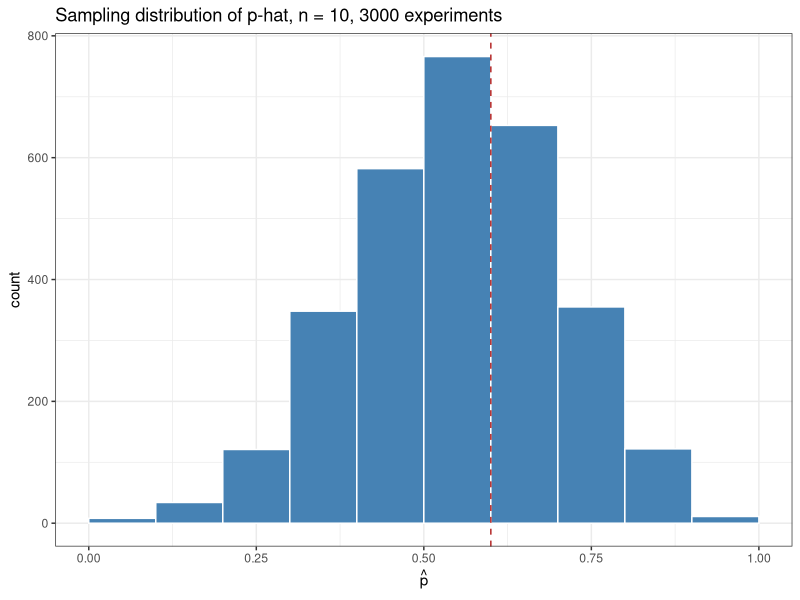
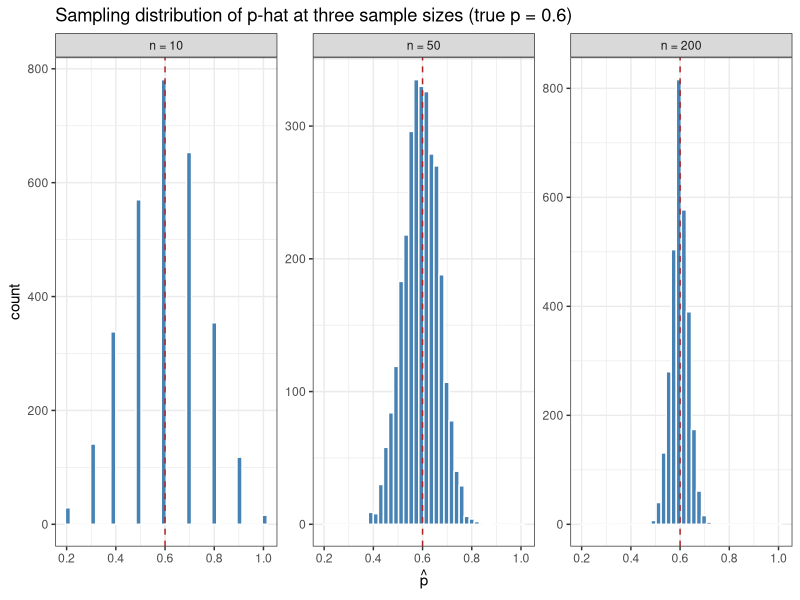
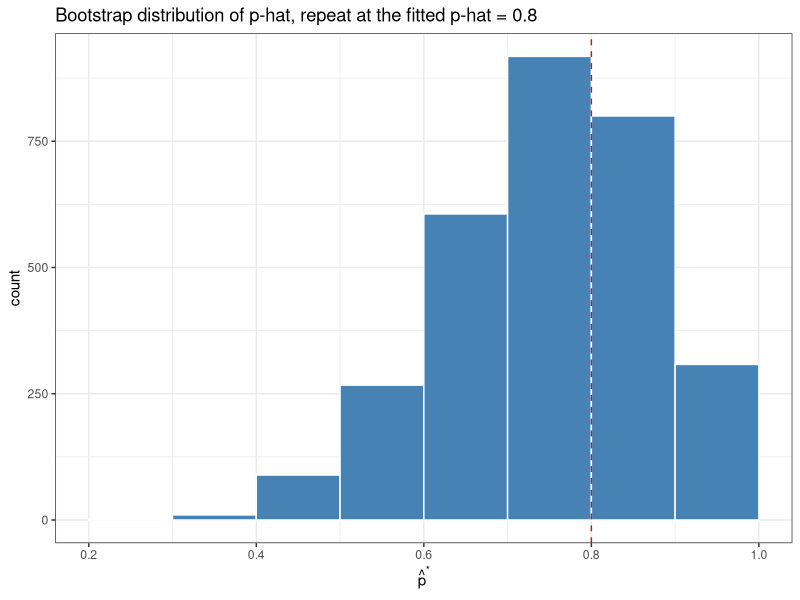
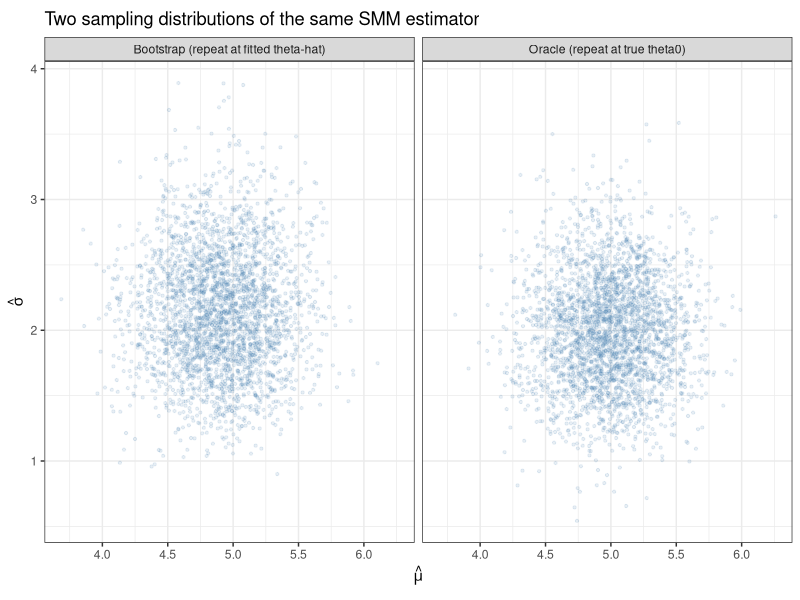
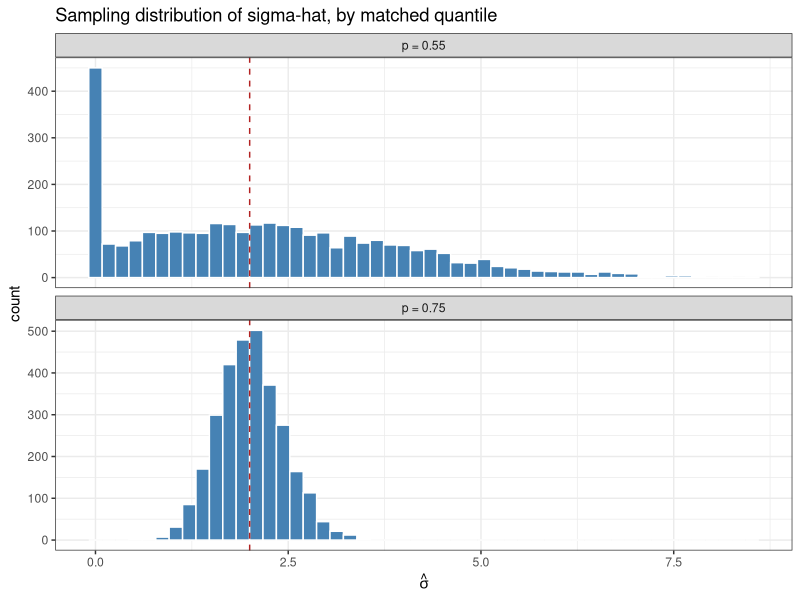

Recreate these plots in R, in order.
## ---- chunk 1
knitr::opts_chunk$set(echo = TRUE)
library(ggplot2)
theme_set(theme_bw())
## ---- chunk 2
p_true <- 0.6
n1 <- 10
B <- 3000

set.seed(101)
phat_n10 <- replicate(B, mean(rbinom(n1, 1, p_true)))

ggplot(data.frame(phat = phat_n10), aes(x = phat)) +
  geom_histogram(binwidth = 1 / n1, boundary = 0, fill = "steelblue", color = "white") +
  geom_vline(xintercept = p_true, color = "firebrick", linetype = "dashed") +
  labs(x = expression(hat(p)), y = "count",
       title = "Sampling distribution of p-hat, n = 10, 3000 experiments")
## ---- chunk 3
sizes <- c(10, 50, 200)
set.seed(102)
by_size <- do.call(rbind, lapply(sizes, function(n) {
  phat <- replicate(B, mean(rbinom(n, 1, p_true)))
  data.frame(phat = phat, n = n)
}))
by_size$n <- factor(paste0("n = ", by_size$n), levels = paste0("n = ", sizes))

ggplot(by_size, aes(x = phat)) +
  geom_histogram(bins = 40, fill = "steelblue", color = "white") +
  geom_vline(xintercept = p_true, color = "firebrick", linetype = "dashed") +
  facet_wrap(~n, scales = "free_y") +
  labs(x = expression(hat(p)), y = "count",
       title = "Sampling distribution of p-hat at three sample sizes (true p = 0.6)")
## ---- chunk 4
dataset3 <- c(1, 1, 1, 1, 0, 1, 1, 0, 1, 1)
phat_obs <- mean(dataset3)
phat_obs

set.seed(103)
phat_boot <- replicate(B, mean(rbinom(n1, 1, phat_obs)))

se_boot <- sd(phat_boot)
ci_boot <- quantile(phat_boot, c(0.025, 0.975))
c(estimate = phat_obs, se = se_boot, ci_boot)
## ---- chunk 5
ggplot(data.frame(phat = phat_boot), aes(x = phat)) +
  geom_histogram(binwidth = 1 / n1, boundary = 0, fill = "steelblue", color = "white") +
  geom_vline(xintercept = phat_obs, color = "firebrick", linetype = "dashed") +
  labs(x = expression(hat(p)^"*"), y = "count",
       title = "Bootstrap distribution of p-hat, repeat at the fitted p-hat = 0.8")
## ---- chunk 6
mu0 <- 5
sigma0 <- 2
n <- 40
R_inner <- 2000
B_outer <- 3000
W <- diag(2)

set.seed(2024)
Z_bank <- matrix(rnorm(R_inner * n), nrow = R_inner, ncol = n)
rowMeanZ <- rowMeans(Z_bank)

make_mhat <- function(p) {
  rowQZ <- apply(Z_bank, 1, quantile, probs = p, names = FALSE)
  mbar <- mean(rowMeanZ)
  qbar <- mean(rowQZ)
  # Y_theta^(r) = mu + sigma * Z^(r), simulated once via Z_bank and reused
  # for every candidate theta the optimizer tries.
  function(mu, sigma) c(mu + sigma * mbar, mu + sigma * qbar)
}

fit_smm_full <- function(y, p, mhat_fun, W = diag(2), start = NULL) {
  s_obs <- c(mean(y), quantile(y, p, names = FALSE))
  Qfun <- function(theta) {
    g <- s_obs - mhat_fun(theta[1], theta[2])
    as.numeric(t(g) %*% W %*% g)
  }
  if (is.null(start)) start <- c(mean(y), max(sd(y), 0.1))
  opt <- optim(start, Qfun, method = "L-BFGS-B",
               lower = c(-Inf, 0.05), upper = c(Inf, Inf))
  c(mu = opt$par[1], sigma = opt$par[2])
}

mhat_75 <- make_mhat(0.75)
## ---- chunk 7
set.seed(41)
oracle_fits <- t(sapply(seq_len(B_outer), function(a) {
  y <- rnorm(n, mu0, sigma0)
  fit_smm_full(y, 0.75, mhat_75, W)
}))
## ---- chunk 8
set.seed(42)
y_observed <- rnorm(n, mu0, sigma0)
theta_hat <- fit_smm_full(y_observed, 0.75, mhat_75, W)
theta_hat
## ---- chunk 9
set.seed(43)
boot_fits <- t(sapply(seq_len(B_outer), function(b) {
  y <- rnorm(n, theta_hat["mu"], theta_hat["sigma"])
  fit_smm_full(y, 0.75, mhat_75, W)
}))
## ---- chunk 10
oracle_df <- data.frame(mu_hat = oracle_fits[, "mu"], sigma_hat = oracle_fits[, "sigma"],
                         source = "Oracle (repeat at true theta0)")
boot_df <- data.frame(mu_hat = boot_fits[, "mu"], sigma_hat = boot_fits[, "sigma"],
                       source = "Bootstrap (repeat at fitted theta-hat)")
cloud_df <- rbind(oracle_df, boot_df)

ggplot(cloud_df, aes(x = mu_hat, y = sigma_hat)) +
  geom_point(alpha = 0.12, color = "steelblue", size = 0.8) +
  facet_wrap(~source) +
  coord_equal() +
  labs(x = expression(hat(mu)), y = expression(hat(sigma)),
       title = "Two sampling distributions of the same SMM estimator")
## ---- chunk 11
se_mu_oracle <- sd(oracle_fits[, "mu"]); se_sigma_oracle <- sd(oracle_fits[, "sigma"])
bias_mu_oracle <- mean(oracle_fits[, "mu"]) - mu0
bias_sigma_oracle <- mean(oracle_fits[, "sigma"]) - sigma0

se_mu_boot <- sd(boot_fits[, "mu"]); se_sigma_boot <- sd(boot_fits[, "sigma"])
bias_mu_boot <- mean(boot_fits[, "mu"]) - theta_hat["mu"]
bias_sigma_boot <- mean(boot_fits[, "sigma"]) - theta_hat["sigma"]

data.frame(
  quantity = c("SE(mu)", "SE(sigma)", "bias(mu)", "bias(sigma)"),
  oracle_check = c(se_mu_oracle, se_sigma_oracle, bias_mu_oracle, bias_sigma_oracle),
  bootstrap_estimate = c(se_mu_boot, se_sigma_boot, bias_mu_boot, bias_sigma_boot)
)

quantile(boot_fits[, "mu"], c(0.025, 0.975))
quantile(boot_fits[, "sigma"], c(0.025, 0.975))
## ---- chunk 12
p_pair <- c(0.75, 0.55)
set.seed(51)
fits_by_p <- lapply(p_pair, function(p) {
  mhat_p <- make_mhat(p)
  t(sapply(seq_len(B_outer), function(a) {
    y <- rnorm(n, mu0, sigma0)
    fit_smm_full(y, p, mhat_p, W)
  }))
})
names(fits_by_p) <- as.character(p_pair)

sd_by_p <- sapply(fits_by_p, function(f) sd(f[, "sigma"]))
sd_by_p
## ---- chunk 13
plot_df <- do.call(rbind, lapply(seq_along(p_pair), function(i) {
  data.frame(sigma_hat = fits_by_p[[i]][, "sigma"],
             p = sprintf("p = %.2f", p_pair[i]))
}))

ggplot(plot_df, aes(x = sigma_hat)) +
  geom_histogram(bins = 50, fill = "steelblue", color = "white") +
  geom_vline(xintercept = sigma0, color = "firebrick", linetype = "dashed") +
  facet_wrap(~p, ncol = 1, scales = "free_y") +
  labs(x = expression(hat(sigma)), y = "count",
       title = "Sampling distribution of sigma-hat, by matched quantile")
